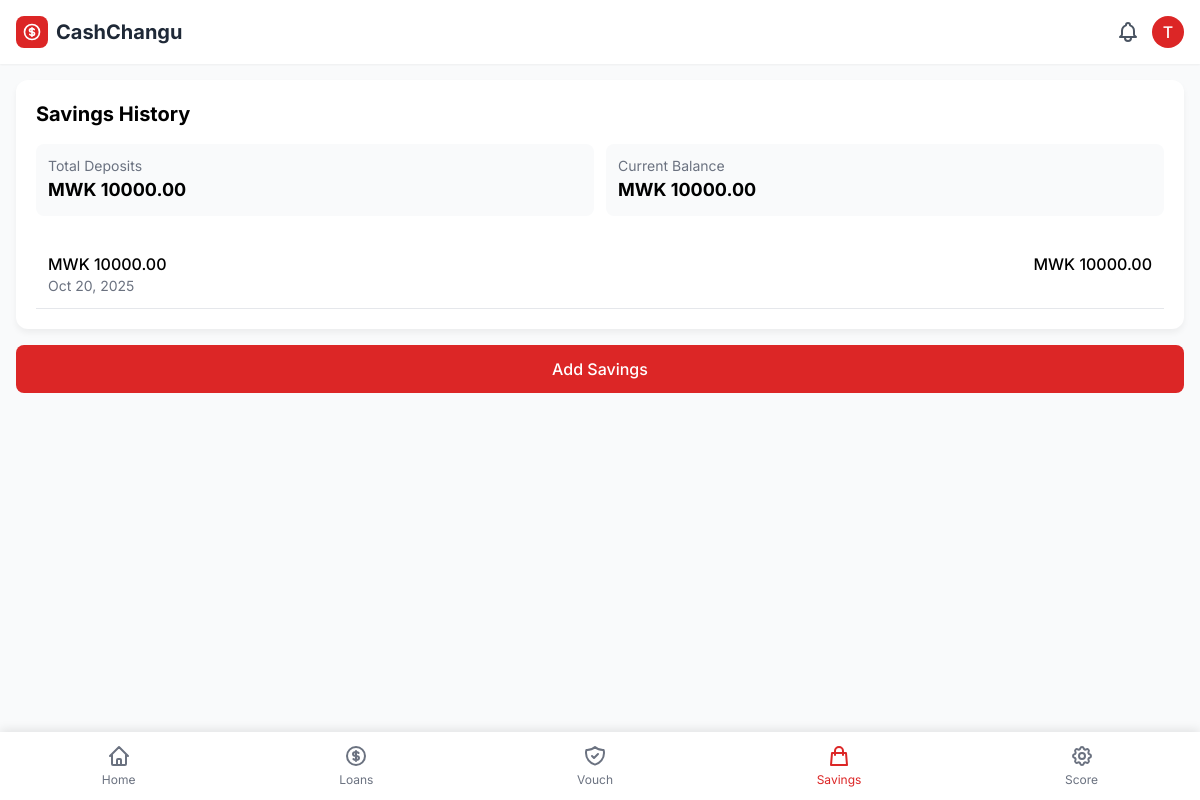
The page /savings-history/ (signed in) on the database its author committed.
### core/models.py (models this page shows, shortened)
class SavingsDeposit(models.Model):
    TRANSACTION_TYPES = (
        ('DEPOSIT', 'Regular Deposit'),
        ('LOAN_DEPOSIT', 'Loan Deposit'),
        ('REPAYMENT_DEDUCTION', 'Repayment Deduction'),
    )
    user = models.ForeignKey(User, on_delete=models.CASCADE)
    amount = models.DecimalField(max_digits=10, decimal_places=2)
    deposit_date = models.DateTimeField(auto_now_add=True)
    balance_after = models.DecimalField(max_digits=10, decimal_places=2)
    transaction_type = models.CharField(max_length=20, choices=TRANSACTION_TYPES, default='DEPOSIT')

### core/views.py (the view)
# urls.py: path('savings-history/', views.savings_history, name='savings_history'),
@login_required
def savings_history(request):
    deposits = SavingsDeposit.objects.filter(user=request.user).order_by('-deposit_date')
    total = sum(d.amount for d in deposits)
    current_balance = deposits.first().balance_after if deposits.exists() else 0
    context = {
        'deposits': deposits,
        'total_deposits': total,
        'current_balance': current_balance,
    }
    return render(request, 'savings_history.html', context)

### core/templates/savings_history.html (shortened to what this page needs)
{% extends 'base.html' %}
{% block content %}
<div class="card bg-white p-5">
    <h2 class="text-xl font-bold mb-4">Savings History</h2>
    <div class="grid grid-cols-2 gap-3 mb-6">
        <div class="bg-gray-50 p-3 rounded-lg">
            <p class="text-gray-500 text-sm">Total Deposits</p>
            <p class="font-bold text-lg">MWK {{ total_deposits|floatformat:2 }}</p>
        </div>
        <div class="bg-gray-50 p-3 rounded-lg">
            <p class="text-gray-500 text-sm">Current Balance</p>
            <p class="font-bold text-lg">MWK {{ current_balance|floatformat:2 }}</p>
        </div>
    </div>
    <div class="space-y-3">
        {% for deposit in deposits %}
        <div class="flex justify-between p-3 border-b">
            <div>
                <p class="font-medium">MWK {{ deposit.amount|floatformat:2 }}</p>
                <p class="text-gray-500 text-sm">{{ deposit.deposit_date|date:"M d, Y" }}</p>
            </div>
            <p class="font-medium">MWK {{ deposit.balance_after|floatformat:2 }}</p>
        </div>
        {% empty %}
        <div class="text-center text-gray-500 py-8">
            <p>No deposits yet</p>
            <a href="{% url 'add_savings' %}" class="text-red-600 font-medium mt-2 inline-block">Make your first deposit</a>
        </div>
        {% endfor %}
    </div>
</div>
<a href="{% url 'add_savings' %}" class="w-full bg-red-600 text-white py-3 rounded-lg font-medium text-center block mt-4">
    Add Savings
</a>
{% endblock %}

### core/templates/base.html (shortened to what this page needs)
<!DOCTYPE html>
<html lang="en">
<head>
    <script src="https://cdn.tailwindcss.com"></script>
</head>
<body class="bg-gray-50 pb-20">
   <div class="bg-white p-4 shadow-sm">
    <div class="flex justify-between items-center">
        <div class="flex items-center space-x-3">
            <div class="flex items-center space-x-2">
                <div class="h-8 w-8 bg-red-600 rounded-lg flex items-center justify-center">
                </div>
                <h1 class="text-xl font-bold text-gray-800">CashChangu</h1>
            </div>
        </div>
        <div class="flex items-center space-x-3">
            {% if user.is_authenticated %}
            <button class="text-gray-600">
            </button>
            <div class="relative" x-data="{ open: false }">
                <button @click="open = !open" class="h-8 w-8 bg-red-600 rounded-full flex items-center justify-center text-white font-medium hover:bg-red-700 transition duration-200">
                    {{ user.username|first|upper }}
                </button>
            </div>
            {% endif %}
        </div>
    </div>
</div>
    <div class="p-4">
        {% block content %}
        {% endblock %}
    </div>
    {% if user.is_authenticated %}
    <div class="fixed bottom-0 left-0 right-0 bg-white bottom-nav">
        <div class="flex justify-around items-center py-3">
            <a href="{% url 'dashboard' %}" class="nav-item flex flex-col items-center {% if request.resolver_match.url_name == 'dashboard' %}active text-red-600{% else %}text-gray-500{% endif %}">
                <span class="text-xs mt-1">Home</span>
            </a>
            <a href="{% url 'loan_history' %}" class="nav-item flex flex-col items-center {% if 'loan' in request.resolver_match.url_name %}active text-red-600{% else %}text-gray-500{% endif %}">
                <span class="text-xs mt-1">Loans</span>
            </a>
            <a href="{% url 'vouch_for_user' %}" class="nav-item flex flex-col items-center {% if 'vouch' in request.resolver_match.url_name %}active text-red-600{% else %}text-gray-500{% endif %}">
                <span class="text-xs mt-1">Vouch</span>
            </a>
            <a href="{% url 'savings_history' %}" class="nav-item flex flex-col items-center {% if 'savings' in request.resolver_match.url_name %}active text-red-600{% else %}text-gray-500{% endif %}">
                <svg xmlns="http://www.w3.org/2000/svg" class="h-6 w-6" fill="none" viewBox="0 0 24 24" stroke="currentColor">
                    <path stroke-linecap="round" stroke-linejoin="round" stroke-width="2" d="M16 11V7a4 4 0 00-8 0v4M5 9h14l1 12H4L5 9z" />
                </svg>
                <span class="text-xs mt-1">Savings</span>
            </a>
            <a href="{% url 'score_breakdown' %}" class="nav-item flex flex-col items-center {% if 'score' in request.resolver_match.url_name %}active text-red-600{% else %}text-gray-500{% endif %}">
                <span class="text-xs mt-1">Score</span>
            </a>
        </div>
    </div>
    {% endif %}
</body>
</html>

### core/templates/base.html (style rules this page uses)
body { font-family: 'Inter', sans-serif; background-color: #f8f9fa; }
.bottom-nav { box-shadow: 0 -2px 10px rgba(0, 0, 0, 0.1); }
.nav-item.active { color: #dc2626; }
.card { box-shadow: 0 4px 6px rgba(0, 0, 0, 0.05); border-radius: 12px; }

### rows shown on the page
SavingsDeposit: balance_after "10000.00", amount "10000.00", deposit_date "Oct 20, 2025"

### other values the page prints
{{ user.username|first|upper }} "T"
{{ total_deposits|floatformat:2 }} "10000.00"
